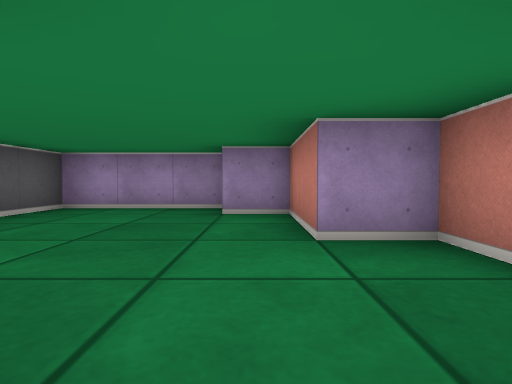
View 1 (above)

16 first-person views from a walk through a cub3D maze. The camera is about half as high as the walls, tilts 2° down and sees 80° across. The floor is counted in squares. Each view is taken from the middle of a square. On the plan, view 1 faces up. The plan holds only what a view shows up to about 9 squares ahead; the rest is blank. The place goes on beyond the plan.

View 2
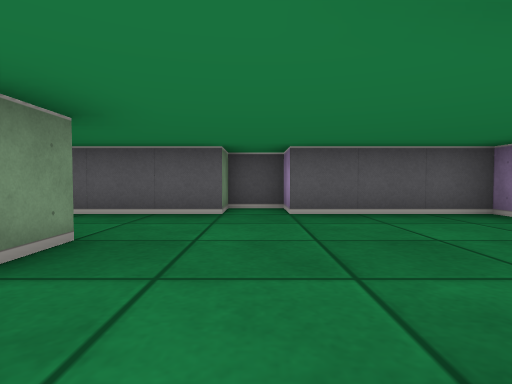

View 3
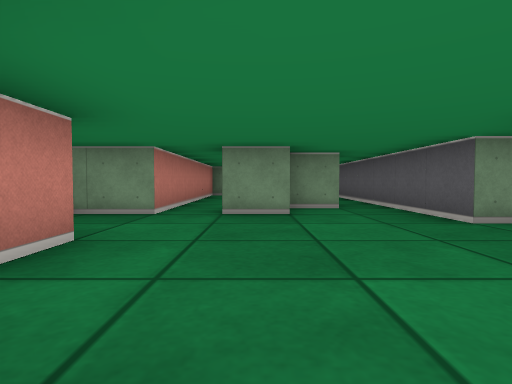

View 4
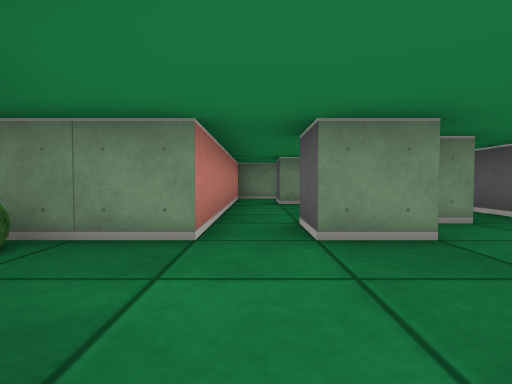

View 5
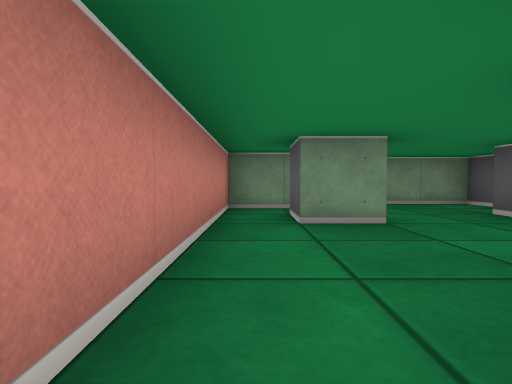

View 6
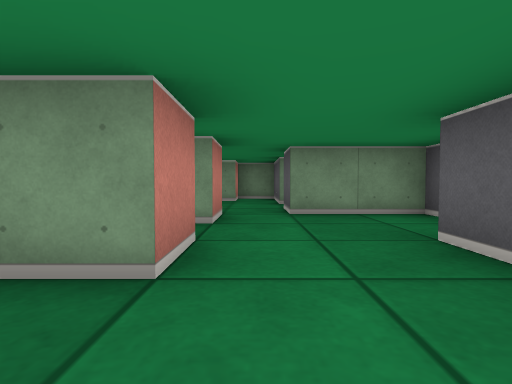

View 7
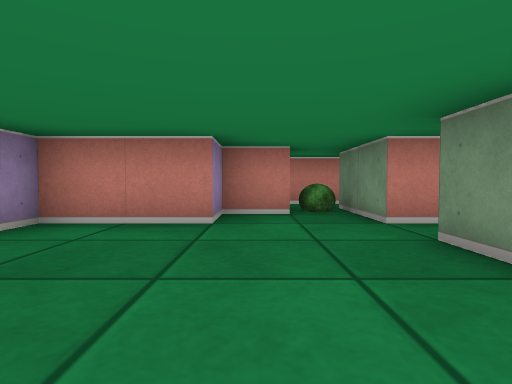

View 8
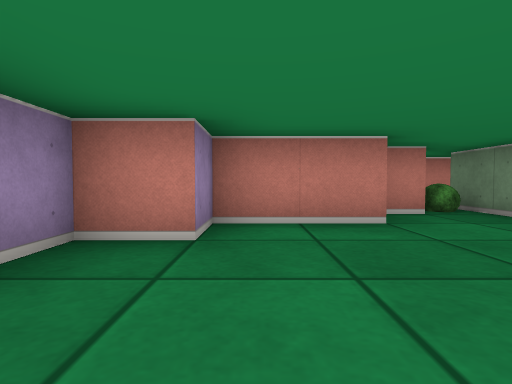

View 9
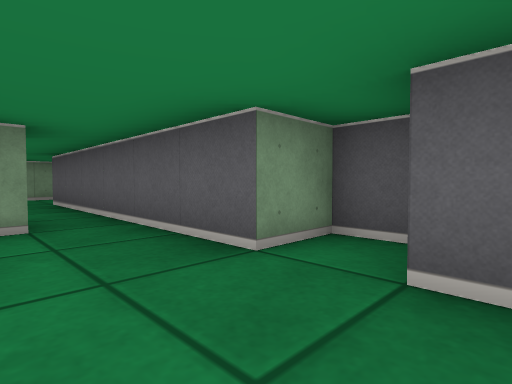

View 10
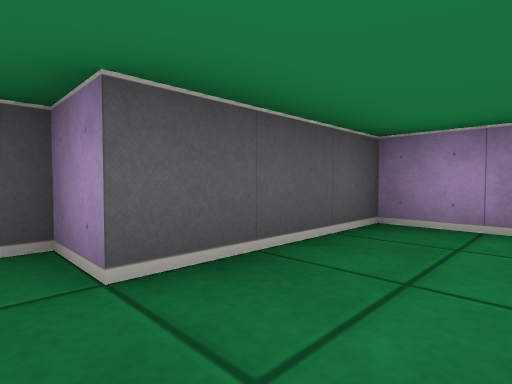

View 11
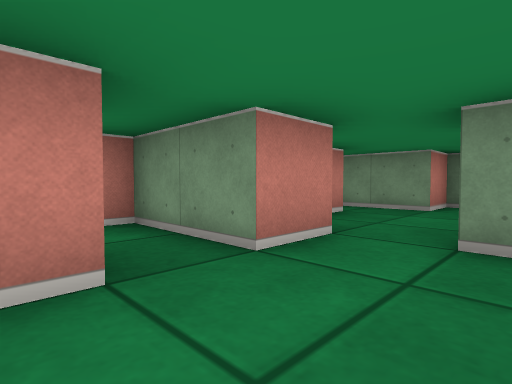

View 12
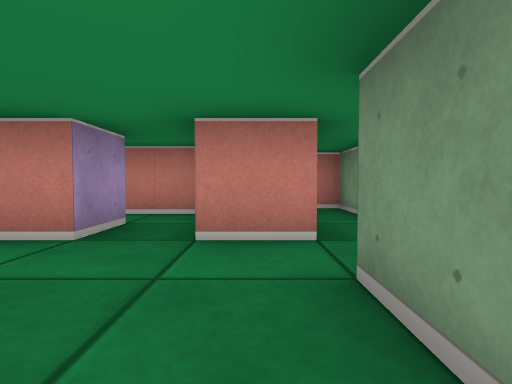

View 13
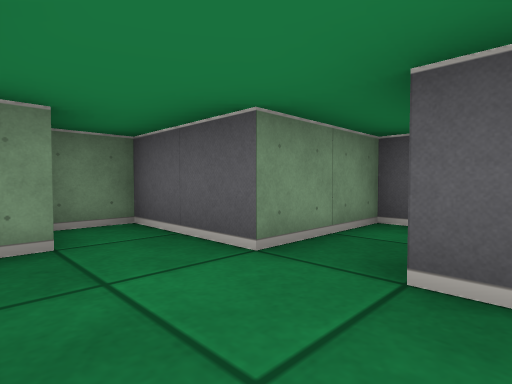

View 14
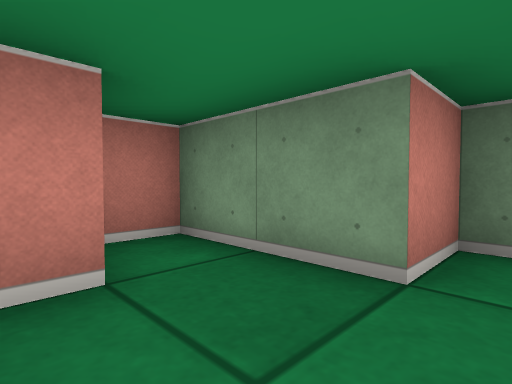

View 15
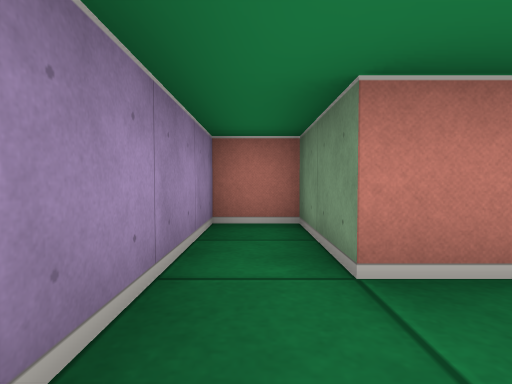

View 16
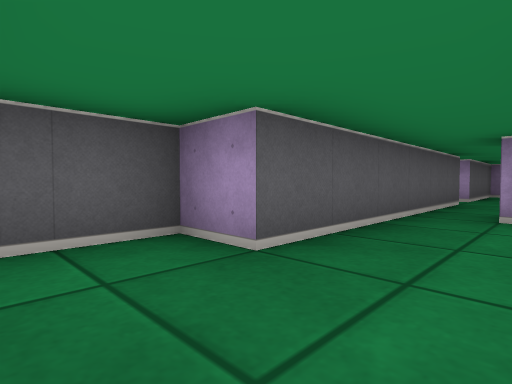

### Floor plan
Ten units are one square. View 1 is at (0, 0); x grows to the right and y downward. Boxes are objects, and circles mark ways between rooms. Rooms are numbered by the first view taken in them; rooms with no view inside come last. Other rooms are left out.
<svg viewBox="-51 -60 91 170">
<path fill="none" stroke="#000" d="M-16 -5 -5 -5 -5 5M15 -15 15 -25 5 -25 5 -45 -5 -45 -5 -55 -35 -55 -35 -25 -45 -25 -45 -15 -35 -15 -35 15M5 5 5 -5 25 -5M-26 5 -15 5M35 2 35 -14M-15 45 -15 35 -5 35 -5 45 -15 45M-15 65 -15 55 5 55 5 5M-35 15 -35 45 -45 45 -45 65 -25 65M-5 86 -5 75 15 75 15 65 -15 65M-25 65 -25 75M-46 85 -25 85 -25 105 -15 105 -15 95 5 95 5 88"/>
<rect x="15" y="-15" width="10" height="10" fill="#bbb"><title>bush</title></rect>
<circle cx="-30" cy="5" r="3" fill="#2a7"/>
<circle cx="0" cy="0" r="3" fill="#2a7"/>
<circle cx="-20" cy="70" r="3" fill="#2a7"/>
<text x="-10" y="-20">1</text>
<text x="-20" y="40">2</text>
<text x="-10" y="80">3</text>
</svg>
Room 1 opens to room 2. Room 2 opens to room 3.

Where each view was taken, in squares from view 1:
view 1: 0 up, 0 right, facing up
view 2: 2 up, 1 right, facing left
view 3: 5 up, 1 left, facing down
view 4: 3 up, 0 right, facing down
view 5: 0 up, 0 right, facing down
view 6: 2 down, 2 left, facing down
view 7: 2 up, 3 left, facing right
view 8: 4 up, 3 left, facing right
view 9: 3 up, 2 left, facing down-left
view 10: 2 up, 2 left, facing up-left
view 11: 4 down, 3 left, facing down-right
view 12: 6 down, 4 left, facing right
view 13: 7 down, 1 left, facing down-left
view 14: 8 down, 2 left, facing down-right
view 15: 7 down, 2 left, facing right
view 16: 6 down, 2 left, facing up-left
